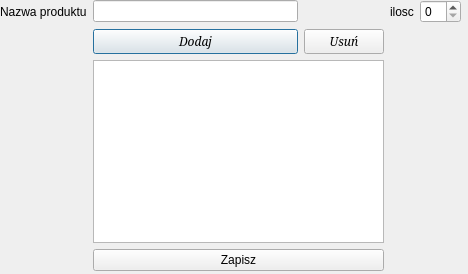
<?xml version="1.0" encoding="UTF-8"?>
<ui version="4.0">
 <class>Dialog</class>
 <widget class="QDialog" name="Dialog">
  <property name="geometry">
   <rect>
    <x>0</x>
    <y>0</y>
    <width>468</width>
    <height>274</height>
   </rect>
  </property>
  <property name="windowTitle">
   <string>Dialog</string>
  </property>
  <widget class="QWidget" name="gridLayoutWidget">
   <property name="geometry">
    <rect>
     <x>0</x>
     <y>0</y>
     <width>461</width>
     <height>271</height>
    </rect>
   </property>
   <layout class="QGridLayout" name="gridLayout">
    <item row="0" column="0">
     <widget class="QLabel" name="label">
      <property name="text">
       <string>Nazwa produktu</string>
      </property>
     </widget>
    </item>
    <item row="0" column="1">
     <widget class="QLineEdit" name="nameofproduct"/>
    </item>
    <item row="0" column="4">
     <widget class="QSpinBox" name="countofproduct"/>
    </item>
    <item row="0" column="3">
     <widget class="QLabel" name="label_2">
      <property name="text">
       <string>ilosc</string>
      </property>
     </widget>
    </item>
    <item row="1" column="1">
     <widget class="QPushButton" name="add">
      <property name="font">
       <font>
        <family>MS Serif</family>
        <italic>true</italic>
       </font>
      </property>
      <property name="styleSheet">
       <string notr="true">add{
	color: rgb(0, 170, 255);
}

</string>
      </property>
      <property name="text">
       <string>Dodaj</string>
      </property>
     </widget>
    </item>
    <item row="1" column="2">
     <widget class="QPushButton" name="delete_2">
      <property name="font">
       <font>
        <family>MS Serif</family>
        <italic>true</italic>
       </font>
      </property>
      <property name="styleSheet">
       <string notr="true">delete_2{
	rgb(0, 170, 255)
}</string>
      </property>
      <property name="text">
       <string>Usuń</string>
      </property>
     </widget>
    </item>
    <item row="2" column="1" colspan="2">
     <widget class="QListWidget" name="listofproducts"/>
    </item>
    <item row="3" column="1" colspan="2">
     <widget class="QPushButton" name="save">
      <property name="text">
       <string>Zapisz</string>
      </property>
     </widget>
    </item>
   </layout>
  </widget>
 </widget>
 <resources/>
 <connections/>
</ui>
